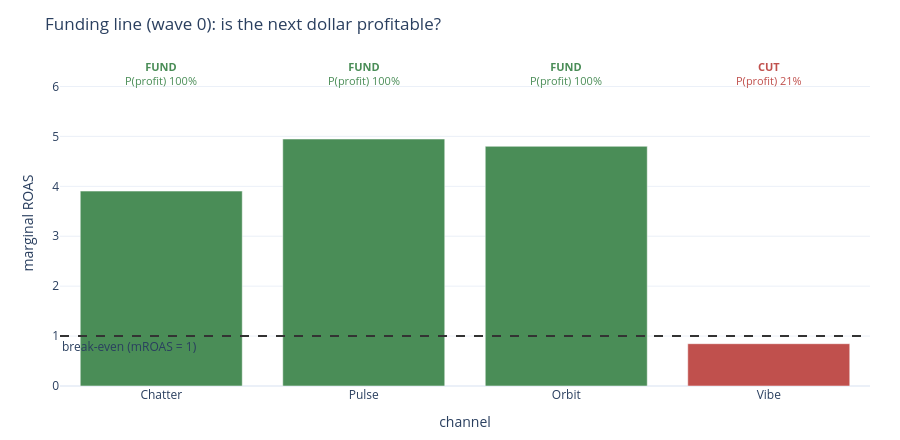

Notebook cell for this chart:
### Markdown cell above
**The surprise.** Nomi's team *assumed* Vibe was a workhorse — it's trendy and
gets the most internal love. The experiment says it's the **weakest** of the four.
Chatter, the quiet incumbent, is the real engine. Assumptions are exactly what
designed measurement is for.

Next: strength isn't the same as *worth the next dollar*. For that we need the
**funding line** — the marginal ROAS at the current spend, with the break-even
line at 1.0.

### Code cell
# Funding line: marginal return on the NEXT dollar, per channel, at status quo.
mm, pa = first["mroas"], first["prob"]
verdict = ["FUND" if p > 0.6 else ("CUT" if (p < 0.4 and m < 1) else "HOLD")
           for m, p in zip(mm, pa)]
vcol = {"FUND": "#4a8d57", "HOLD": "#d9a441", "CUT": "#c0504d"}
ytop = float(max(mm)) * 1.32
fig = go.Figure()
fig.add_trace(go.Bar(x=CHANNELS, y=mm, marker_color=[vcol[v] for v in verdict], showlegend=False))
fig.add_hline(y=1.0, line=dict(color="#333", dash="dash"),
              annotation_text="break-even (mROAS = 1)", annotation_position="bottom left")
# verdict labels in a clean top row, clear of the bars and the break-even line
for c, v, p in zip(CHANNELS, verdict, pa):
    fig.add_annotation(x=c, y=ytop * 0.96, text=f"<b>{v}</b><br>P(profit) {p:.0%}",
                       showarrow=False, align="center", font=dict(size=11, color=vcol[v]))
fig.update_layout(height=440, margin=dict(l=60, r=30, t=60, b=50),
    title="Funding line (wave 0): is the next dollar profitable?",
    yaxis_title="marginal ROAS", xaxis_title="channel", yaxis=dict(range=[0, ytop]))
fig.show()
for c, m, p, v in zip(CHANNELS, mm, pa, verdict):
    print(f"  {c:8s} marginal ROAS {m:4.1f}  P(profitable) {p:4.0%}  -> {v}")

### Figure 1 — Plotly figure (JSON) as saved in the notebook; plotly's stock layout.template omitted (floating-point values rounded to 4 significant figures)
{"data": [{"marker": {"color": ["#4a8d57", "#4a8d57", "#4a8d57", "#c0504d"]}, "showlegend": false, "type": "bar", "x": ["Chatter", "Pulse", "Orbit", "Vibe"], "y": [3.904, 4.947, 4.802, 0.8473]}], "layout": {"annotations": [{"showarrow": false, "text": "break-even (mROAS = 1)", "x": 0, "xanchor": "left", "xref": "x domain", "y": 1.0, "yanchor": "top", "yref": "y"}, {"align": "center", "font": {"color": "#4a8d57", "size": 11}, "showarrow": false, "text": "<b>FUND</b><br>P(profit) 100%", "x": "Chatter", "y": 6.269}, {"align": "center", "font": {"color": "#4a8d57", "size": 11}, "showarrow": false, "text": "<b>FUND</b><br>P(profit) 100%", "x": "Pulse", "y": 6.269}, {"align": "center", "font": {"color": "#4a8d57", "size": 11}, "showarrow": false, "text": "<b>FUND</b><br>P(profit) 100%", "x": "Orbit", "y": 6.269}, {"align": "center", "font": {"color": "#c0504d", "size": 11}, "showarrow": false, "text": "<b>CUT</b><br>P(profit) 21%", "x": "Vibe", "y": 6.269}], "height": 440, "margin": {"b": 50, "l": 60, "r": 30, "t": 60}, "shapes": [{"line": {"color": "#333", "dash": "dash"}, "type": "line", "x0": 0, "x1": 1, "xref": "x domain", "y0": 1.0, "y1": 1.0, "yref": "y"}], "title": {"text": "Funding line (wave 0): is the next dollar profitable?"}, "xaxis": {"title": {"text": "channel"}}, "yaxis": {"range": [0, 6.531], "title": {"text": "marginal ROAS"}}}}
